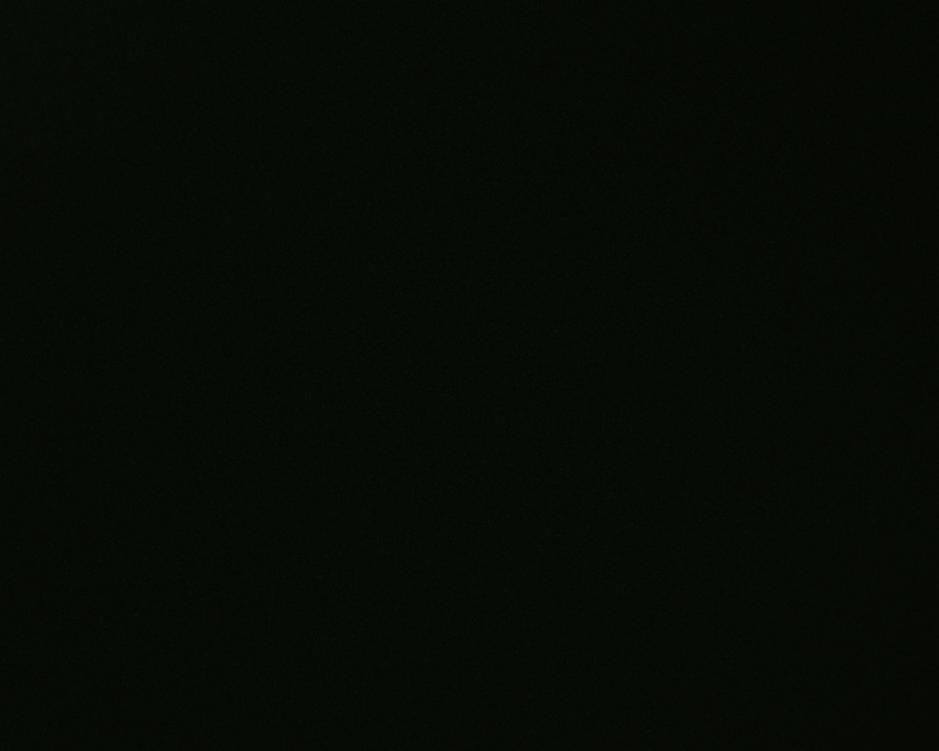
#> input picture Fotos/B0.png, 939 x 751 px, shrunk from 1280 x 1024 before the run
$ jupyter execute PI.ipynb
#> lines starting #> are read from the running program, lines starting #| are printed output that depends on the picture
# Perfil de intensidad

[cell 1]
# Se importan librerias

from matplotlib import pyplot as plt
import cv2

[cell 2]
# Asignamos una variable para la imagen
img = cv2.imread('../Fotos/B0.png',0)
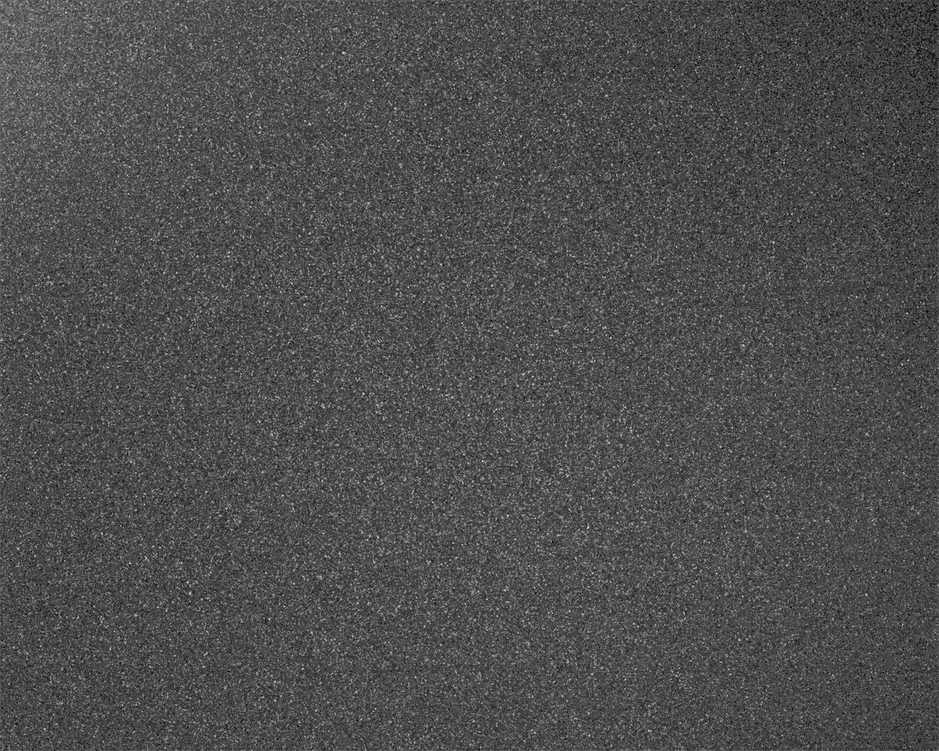
#> img: shape (751, 939); min 4, max 18, mean 8.32; drawn with min black and max white

# Buscamos la frecuencia de pixeles en un rango 0-255
histr = cv2.calcHist([img],[0],None,[256],[0,256])
#> histr = 256 values, max 304566 at index 8, min 0 at index 0, mean 2754.6

# Mostramos la imagen
plt.plot(histr)
plt.show()
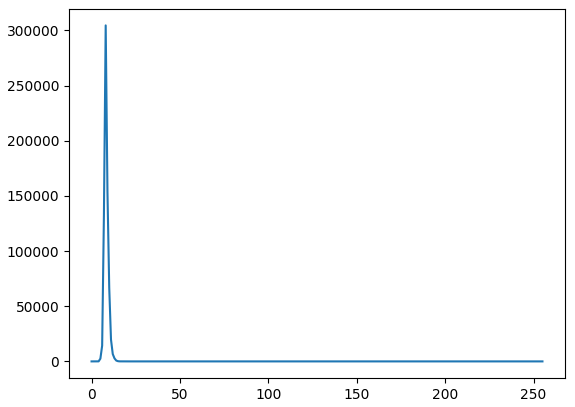
#> figure drawn by matplotlib, 1 panel; curve peaks at x = 8, y = 304566

[cell 3]
# Asignamos una variable para la imagen
img = cv2.imread('../Fotos/B3.png',0)
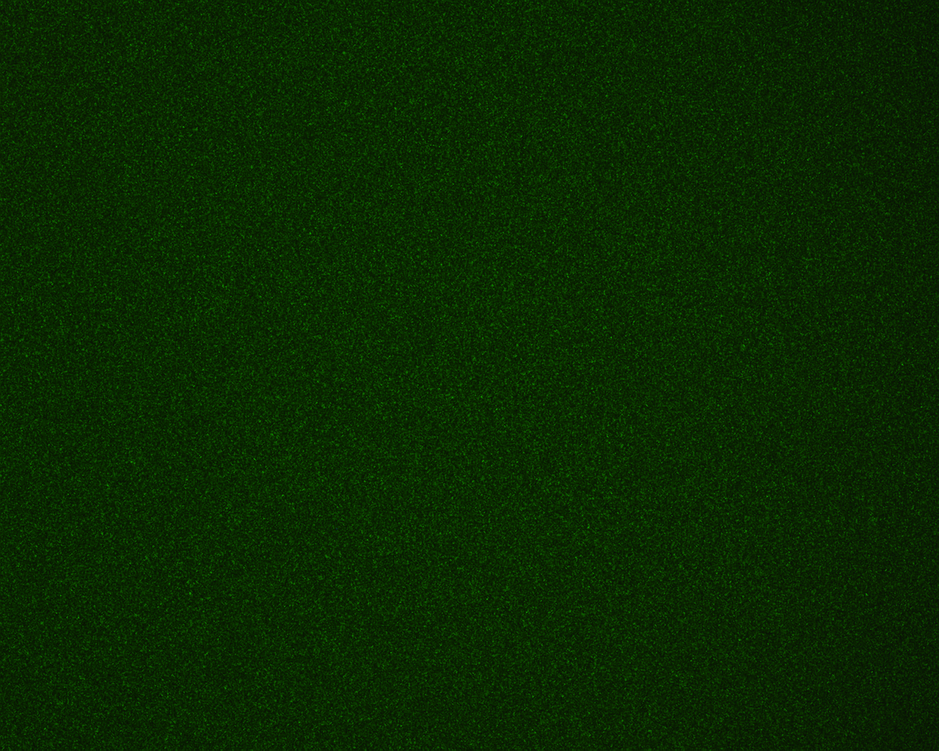
#> input picture Fotos/B3.png, 939 x 751 px, shrunk from 1280 x 1024 before the run
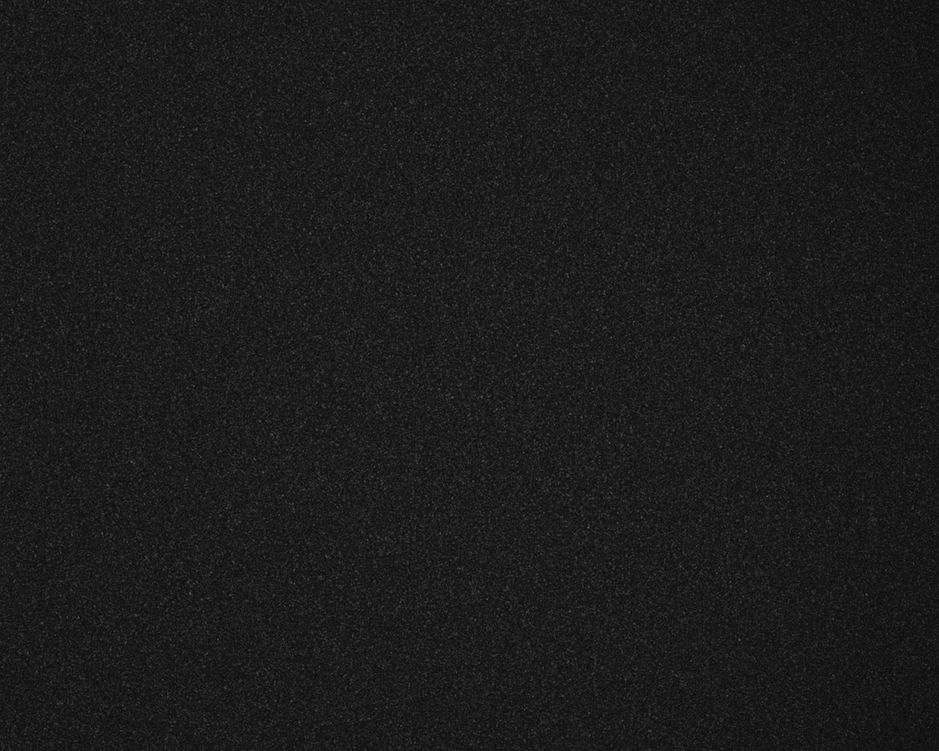
#> img: shape (751, 939); min 6, max 103, mean 27.3

# Buscamos la frecuencia de pixeles en un rango 0-255
histr = cv2.calcHist([img],[0],None,[256],[0,256])
#> histr = 256 values, max 42879 at index 25, min 0 at index 0, mean 2754.6

# Mostramos la imagen
plt.plot(histr)
plt.show()
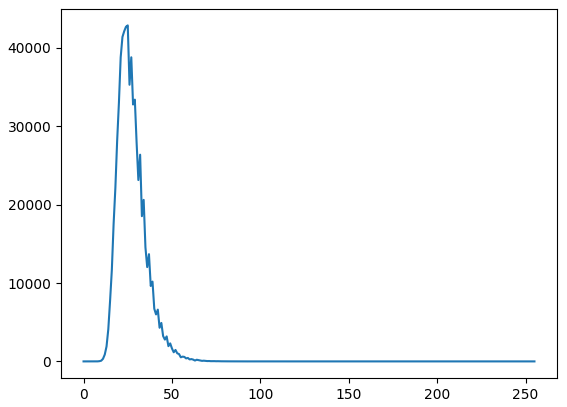
#> figure drawn by matplotlib, 1 panel; curve peaks at x = 25, y = 42879

[cell 4]
# Asignamos una variable para la imagen
img = cv2.imread('../Fotos/B13.png',0)
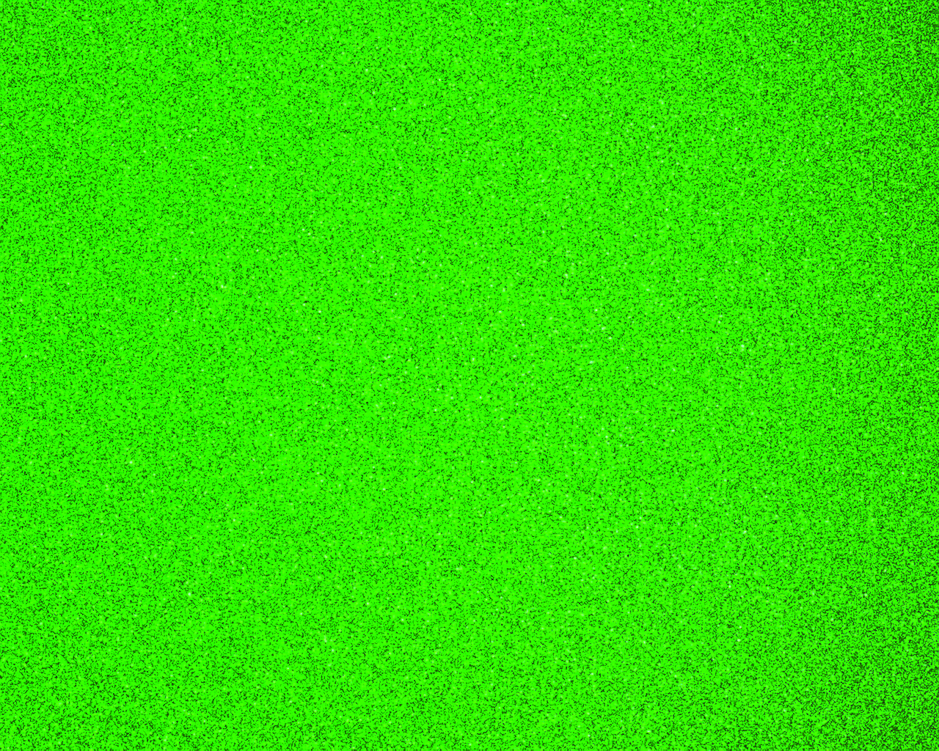
#> input picture Fotos/B13.png, 939 x 751 px, shrunk from 1280 x 1024 before the run
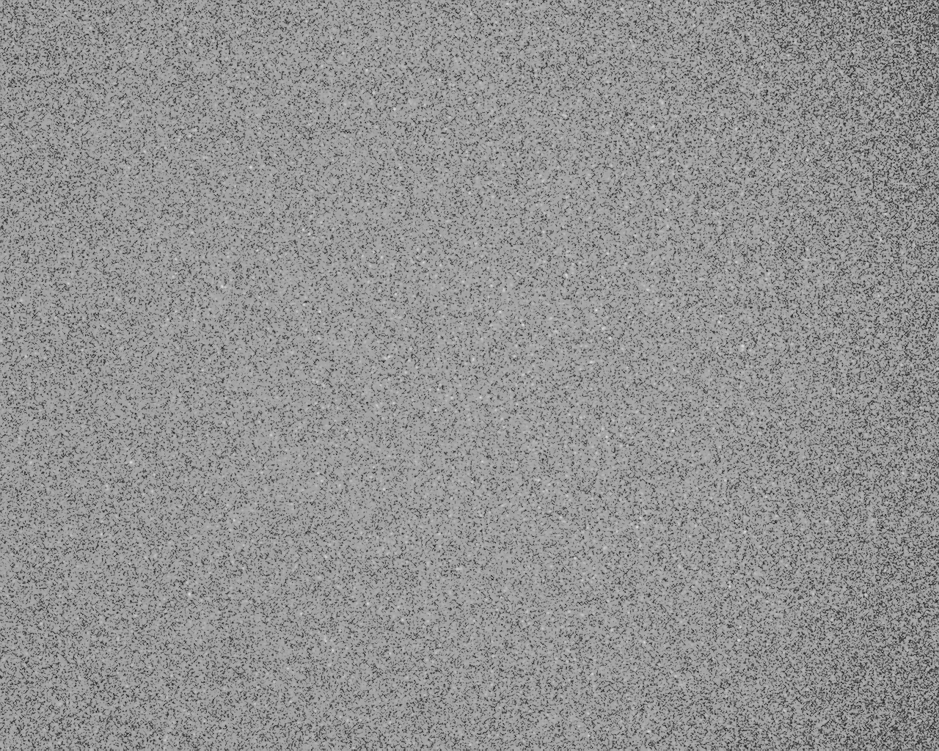
#> img: shape (751, 939); min 15, max 223, mean 146.1

# Buscamos la frecuencia de pixeles en un rango 0-255
histr = cv2.calcHist([img],[0],None,[256],[0,256])
#> histr = 256 values, max 44490 at index 164, min 0 at index 0, mean 2754.6

# Mostramos la imagen
plt.plot(histr)
plt.show()
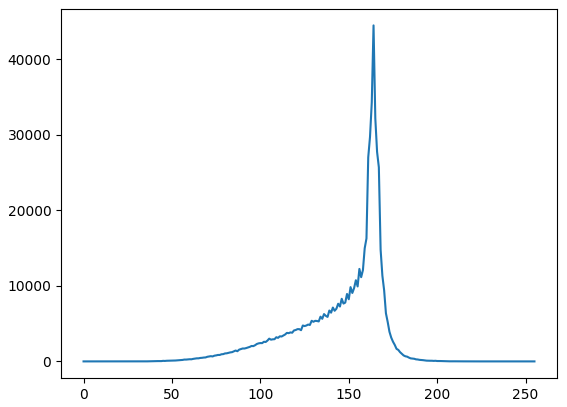
#> figure drawn by matplotlib, 1 panel; curve peaks at x = 164, y = 44490
